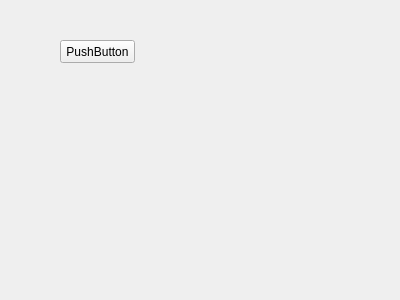
<?xml version="1.0" encoding="UTF-8"?>
<ui version="4.0">
 <class>SplitterWidget</class>
 <widget class="QWidget" name="SplitterWidget">
  <property name="geometry">
   <rect>
    <x>0</x>
    <y>0</y>
    <width>400</width>
    <height>300</height>
   </rect>
  </property>
  <property name="windowTitle">
   <string>Form</string>
  </property>
  <widget class="QPushButton" name="pushButton">
   <property name="geometry">
    <rect>
     <x>60</x>
     <y>40</y>
     <width>75</width>
     <height>23</height>
    </rect>
   </property>
   <property name="text">
    <string>PushButton</string>
   </property>
  </widget>
 </widget>
 <resources/>
 <connections/>
</ui>
